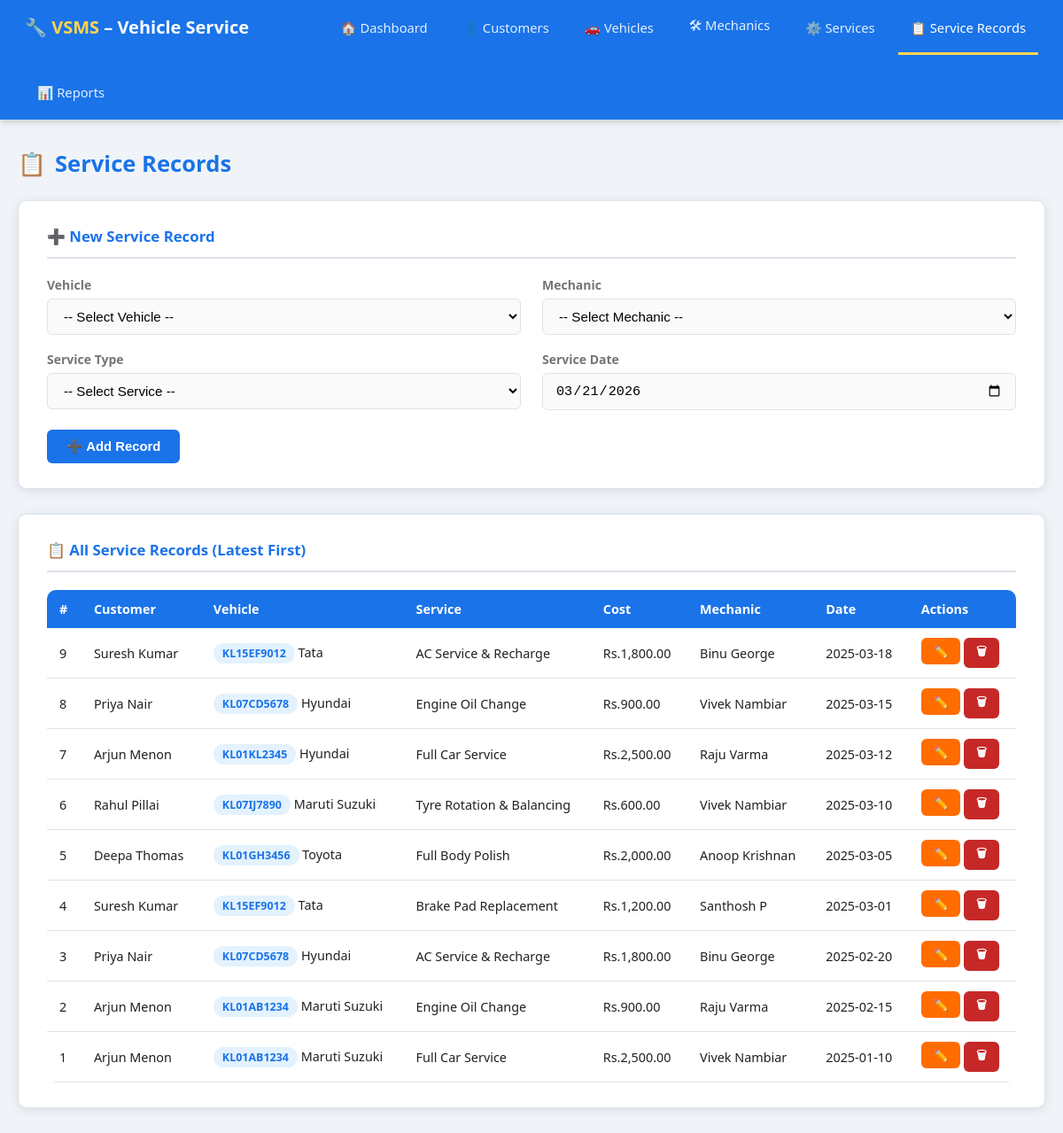
Screenshot of /service_records.php with the database file from the repository.
### tables this page shows
CREATE TABLE IF NOT EXISTS Service_Record (
    record_id    INT  AUTO_INCREMENT PRIMARY KEY,
    vehicle_id   INT  NOT NULL,
    mechanic_id  INT  NOT NULL,
    service_id   INT  NOT NULL,
    service_date DATE NOT NULL DEFAULT (CURRENT_DATE),
    FOREIGN KEY (vehicle_id)  REFERENCES Vehicle(vehicle_id)  ON DELETE CASCADE,
    FOREIGN KEY (mechanic_id) REFERENCES Mechanic(mechanic_id) ON DELETE RESTRICT,
    FOREIGN KEY (service_id)  REFERENCES Service(service_id)  ON DELETE RESTRICT
);

CREATE TABLE IF NOT EXISTS Customer (
    customer_id   INT AUTO_INCREMENT PRIMARY KEY,
    name          VARCHAR(100) NOT NULL,
    phone         VARCHAR(15)  NOT NULL UNIQUE,
    address       VARCHAR(255)
);

CREATE TABLE IF NOT EXISTS Vehicle (
    vehicle_id     INT AUTO_INCREMENT PRIMARY KEY,
    customer_id    INT          NOT NULL,
    vehicle_number VARCHAR(20)  NOT NULL UNIQUE,
    model          VARCHAR(100) NOT NULL,
    brand          VARCHAR(100) NOT NULL,
    FOREIGN KEY (customer_id) REFERENCES Customer(customer_id)
        ON DELETE CASCADE ON UPDATE CASCADE
);

CREATE TABLE IF NOT EXISTS Service (
    service_id   INT AUTO_INCREMENT PRIMARY KEY,
    service_name VARCHAR(150)   NOT NULL,
    service_cost DECIMAL(10, 2) NOT NULL
);

CREATE TABLE IF NOT EXISTS Mechanic (
    mechanic_id    INT AUTO_INCREMENT PRIMARY KEY,
    mechanic_name  VARCHAR(100) NOT NULL,
    phone          VARCHAR(15)  NOT NULL UNIQUE,
    specialization VARCHAR(100)
);

### service_records.php (the view, shortened to what this page needs)
<?php
require 'includes/db.php';
$edit=null;
$records=$conn->query("
    SELECT sr.record_id, c.name AS customer, v.vehicle_number, v.brand,
           m.mechanic_name, s.service_name, s.service_cost, sr.service_date
    FROM Service_Record sr
    JOIN Vehicle  v ON sr.vehicle_id=v.vehicle_id
    JOIN Customer c ON v.customer_id=c.customer_id
    JOIN Mechanic m ON sr.mechanic_id=m.mechanic_id
    JOIN Service  s ON sr.service_id=s.service_id
    ORDER BY sr.service_date DESC");
?>
<!DOCTYPE html><html lang="en"><head>
<title>VSMS - Service Records</title><link rel="stylesheet" href="css/style.css">
</head><body>
<?php require 'includes/nav.php';?>
<div class="container">
<div class="page-title"><span class="icon">📋</span> Service Records</div>
<div class="card">
<div class="card-header"><?=$edit?'✏️ Edit Record':'➕ New Service Record'?></div>
<form method="POST">
<div class="form-grid">
  <div class="form-group">
    <label>Vehicle</label>
    <select name="vehicle_id" required>
      <option value="">-- Select Vehicle --</option>
    </select>
  </div>
  <div class="form-group">
    <label>Mechanic</label>
    <select name="mechanic_id" required>
      <option value="">-- Select Mechanic --</option>
    </select>
  </div>
  <div class="form-group">
    <label>Service Type</label>
    <select name="service_id" required>
      <option value="">-- Select Service --</option>
    </select>
  </div>
  <div class="form-group">
    <label>Service Date</label>
    <input type="date" name="service_date" required value="<?=$edit['service_date']??date('Y-m-d')?>">
  </div>
</div><br>
<button class="btn btn-<?=$edit?'warning':'primary'?>" type="submit"><?=$edit?'💾 Update':'➕ Add Record'?></button>
</form>
</div>
<div class="card">
<div class="card-header">📋 All Service Records (Latest First)</div>
<div class="table-wrap"><table>
<thead><tr><th>#</th><th>Customer</th><th>Vehicle</th><th>Service</th><th>Cost</th><th>Mechanic</th><th>Date</th><th>Actions</th></tr></thead>
<tbody>
<?php while($row=$records->fetch_assoc()):?>
<tr>
  <td><?=$row['record_id']?></td>
  <td><?=htmlspecialchars($row['customer'])?></td>
  <td><span class="badge"><?=htmlspecialchars($row['vehicle_number'])?></span> <?=htmlspecialchars($row['brand'])?></td>
  <td><?=htmlspecialchars($row['service_name'])?></td>
  <td>Rs.<?=number_format($row['service_cost'],2)?></td>
  <td><?=htmlspecialchars($row['mechanic_name'])?></td>
  <td><?=$row['service_date']?></td>
  <td>
    <a href="?edit=<?=$row['record_id']?>" class="btn btn-warning btn-sm">✏️</a>
    <a href="?delete=<?=$row['record_id']?>" class="btn btn-danger btn-sm" onclick="return confirm('Delete record?')">🗑</a>
  </td>
</tr>
<?php endwhile;?>
</tbody></table></div>
</div>
</div></body></html>

### css/style.css (style rules this page uses)
:root { --primary:#1a73e8;--primary-dk:#1558b0;--accent:#ff6d00; --success:#2e7d32;--danger:#c62828;--bg:#f0f4f8; --card-bg:#ffffff;--text:#212121;--muted:#757575; --border:#dde3ea;--radius:10px;--shadow:0 2px 12px rgba(0,0,0,.10); }
* { box-sizing:border-box;margin:0;padding:0 }
body { font-family:'Segoe UI',Roboto,Arial,sans-serif;background:var(--bg);color:var(--text);min-height:100vh }
.container { max-width:1200px;margin:32px auto;padding:0 20px }
.page-title { font-size:1.6rem;font-weight:700;margin-bottom:24px;color:var(--primary);display:flex;align-items:center;gap:10px }
.card { background:var(--card-bg);border-radius:var(--radius);box-shadow:var(--shadow);padding:28px 32px;margin-bottom:28px;border:1px solid var(--border) }
.card-header { font-size:1.05rem;font-weight:600;color:var(--primary);margin-bottom:20px;padding-bottom:12px;border-bottom:2px solid var(--border);display:flex;align-items:center;gap:8px }
.form-grid { display:grid;grid-template-columns:1fr 1fr;gap:18px 24px }
.form-group { display:flex;flex-direction:column;gap:6px }
label { font-size:.875rem;font-weight:600;color:var(--muted) }
input,select,textarea { padding:10px 14px;border:1.5px solid var(--border);border-radius:6px;font-size:.95rem;transition:border-color .2s,box-shadow .2s;background:#fafafa }
.btn { display:inline-flex;align-items:center;gap:6px;padding:10px 22px;border:none;border-radius:6px;font-size:.93rem;font-weight:600;cursor:pointer;text-decoration:none;transition:all .2s }
.btn-primary { background:var(--primary);color:#fff }
.btn-danger { background:var(--danger);color:#fff }
.btn-warning { background:var(--accent);color:#fff }
.btn-sm { padding:6px 14px;font-size:.83rem }
.table-wrap { overflow-x:auto;border-radius:var(--radius) }
table { width:100%;border-collapse:collapse;font-size:.9rem }
thead th { background:var(--primary);color:#fff;padding:12px 14px;text-align:left;font-weight:600;white-space:nowrap }
tbody tr { border-bottom:1px solid var(--border) }
td { padding:11px 14px;vertical-align:middle }
td .badge { display:inline-block;padding:3px 10px;border-radius:20px;font-size:.78rem;font-weight:600;background:#e3f2fd;color:var(--primary) }

### rows the page displays
service_record: record_id "9", customer.name "Suresh Kumar", vehicle.vehicle_number "KL15EF9012", vehicle.brand "Tata", service.service_name "AC Service & Recharge", service.service_cost "1,800.00", mechanic.mechanic_name "Binu George", service_date "2025-03-18"
service_record: record_id "8", customer.name "Priya Nair", vehicle.vehicle_number "KL07CD5678", vehicle.brand "Hyundai", service.service_name "Engine Oil Change", service.service_cost "900.00", mechanic.mechanic_name "Vivek Nambiar", service_date "2025-03-15"
service_record: record_id "7", customer.name "Arjun Menon", vehicle.vehicle_number "KL01KL2345", vehicle.brand "Hyundai", service.service_name "Full Car Service", service.service_cost "2,500.00", mechanic.mechanic_name "Raju Varma", service_date "2025-03-12"
service_record: record_id "6", customer.name "Rahul Pillai", vehicle.vehicle_number "KL07IJ7890", vehicle.brand "Maruti Suzuki", service.service_name "Tyre Rotation & Balancing", service.service_cost "600.00", mechanic.mechanic_name "Vivek Nambiar", service_date "2025-03-10"
service_record: record_id "5", customer.name "Deepa Thomas", vehicle.vehicle_number "KL01GH3456", vehicle.brand "Toyota", service.service_name "Full Body Polish", service.service_cost "2,000.00", mechanic.mechanic_name "Anoop Krishnan", service_date "2025-03-05"
service_record: record_id "4", customer.name "Suresh Kumar", vehicle.vehicle_number "KL15EF9012", vehicle.brand "Tata", service.service_name "Brake Pad Replacement", service.service_cost "1,200.00", mechanic.mechanic_name "Santhosh P", service_date "2025-03-01"
service_record: record_id "3", customer.name "Priya Nair", vehicle.vehicle_number "KL07CD5678", vehicle.brand "Hyundai", service.service_name "AC Service & Recharge", service.service_cost "1,800.00", mechanic.mechanic_name "Binu George", service_date "2025-02-20"
service_record: record_id "2", customer.name "Arjun Menon", vehicle.vehicle_number "KL01AB1234", vehicle.brand "Maruti Suzuki", service.service_name "Engine Oil Change", service.service_cost "900.00", mechanic.mechanic_name "Raju Varma", service_date "2025-02-15"
service_record: record_id "1", customer.name "Arjun Menon", vehicle.vehicle_number "KL01AB1234", vehicle.brand "Maruti Suzuki", service.service_name "Full Car Service", service.service_cost "2,500.00", mechanic.mechanic_name "Vivek Nambiar", service_date "2025-01-10"

### other values shown
$label "🏠 Dashboard 👤 Customers 🚗 Vehicles 🛠 Mechanics ⚙️ Services 📋 Service Records 📊 Reports"
